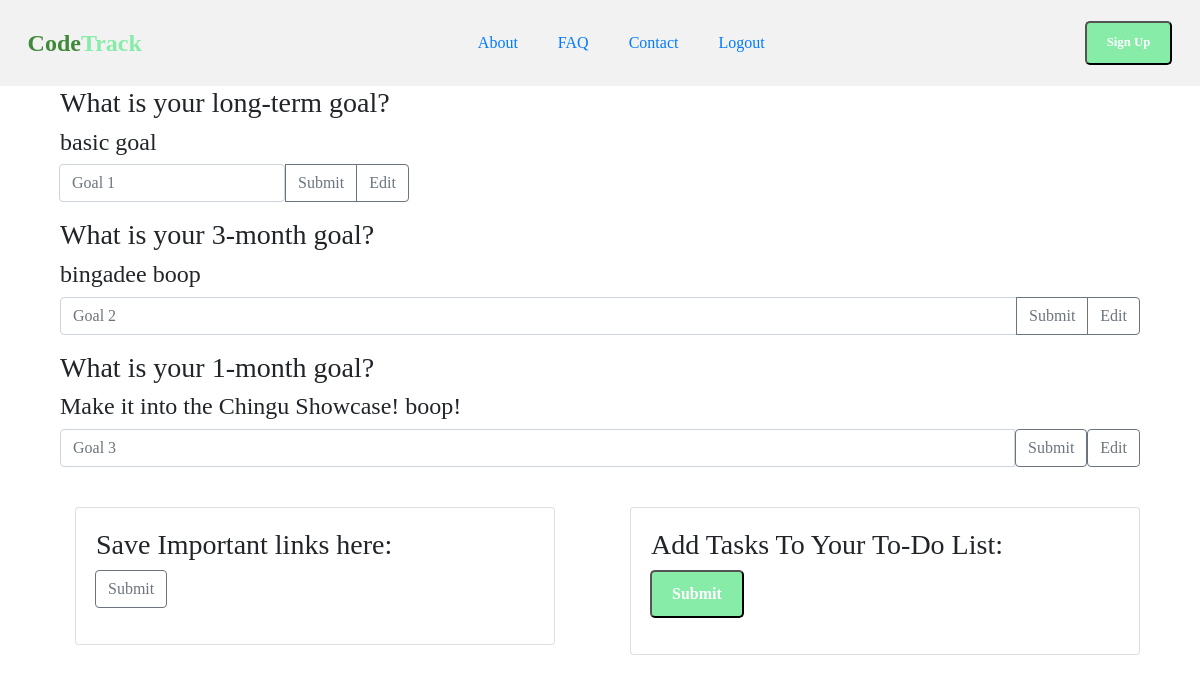
The page /myTrack (signed in) on the database its author committed.
### metrics/models.py (models this page shows)
class GoalOne(models.Model):
    text = models.CharField(max_length=40, default="Goal #1")
    user = models.ForeignKey(MyUser, on_delete = models.CASCADE,  related_name='+')
    def __str__(self):
        return self.text

class GoalTwo(models.Model):
    text = models.CharField(max_length=40, default="Goal #2")
    user = models.ForeignKey(MyUser, on_delete = models.CASCADE,  related_name='+')
    def __str__(self):
        return self.text

class GoalThree(models.Model):
    text = models.CharField(max_length=40, default="Goal #3")
    user = models.ForeignKey(MyUser, on_delete = models.CASCADE,  related_name='+')
    def __str__(self):
        return self.text

### metrics/views.py (the view)
# urls.py: path('myTrack', views.load_myTrack, name='myTrack'),
def load_myTrack(request):
    form1 = GoalONEForm(request.POST)
    form2 = GoalTWOForm(request.POST)
    form3 = GoalTHREEForm(request.POST)
    try:
        user_id = request.user
        longtermgoal = GoalOne.objects.filter(user=user_id).first()
        threemonthgoal=GoalTwo.objects.filter(user=user_id).first()
        shorttermgoal = GoalThree.objects.filter(user=user_id).first()
        if longtermgoal == None:
            longtermgoal = "No long term goal is set."
        if threemonthgoal == None:
            threemonthgoal = "No three month goal is set."
        if shorttermgoal == None:
            shorttermgoal = "No short term goal is set."
        return render(request, 'metrics/mytrack.html', {'form1': form1,'form2': form2, 'form3': form3, 'longtermgoal': longtermgoal, 'threemonthgoal': threemonthgoal, 'shorttermgoal': shorttermgoal})
    except:
        return render(request, 'metrics/mytrack.html', {'form1': form1, 'form2': form2, 'form3': form3})

### metrics/forms.py
class GoalONEForm(forms.Form):
    text = forms.CharField(max_length=40,
    widget=forms.TextInput(
        attrs={
            'id': 'goal_1_input',
            'class':'form-control',
            'placeholder': 'Goal 1',
            'aria-label': ' set a new Goal 1.',
            'aria-describedby': 'add_goal1_btn'
            }))
    class Meta:
        model = GoalOne
        fields =['text', 'user']

class GoalTWOForm(forms.Form):
    text = forms.CharField(max_length=40,
    widget=forms.TextInput(
        attrs={
            'id': 'goal_2_input',
            'class': 'form-control',
            'placeholder': 'Goal 2',
            'aria-label': 'Set a new goal 2. ',
            'aria-describedby': 'button-addon4'
            }))
    class Meta:
        model = GoalTwo
        fields =['text', 'user']

### metrics/templates/metrics/mytrack.html (shortened to what this page needs)
<!DOCTYPE html>
{% load static %}
<html lang="en">
  <head>
    <link
      rel="stylesheet"
      href="https://stackpath.bootstrapcdn.com/bootstrap/4.4.1/css/bootstrap.min.css"
    />
    <link rel=stylesheet href="{% static 'css/style.css' %}" />
  </head>
  <body>
    <nav>
       <a class="navbar-brand logo" href="/"><strong><span class="logo-one">Code</span><span class="logo-two">Track</span></strong></a>
      <div class="menu">
        <div class="menu_items"><a href="/">About</a></div>
        <div class="menu_items"><a href="#">FAQ</a></div>
        <div class="menu_items"><a href="#">Contact</a></div>
        <div class="menu_items"><a href="{% url 'logout' %}">Logout</a></div>
      </div>
      <button class="btn_one">Sign Up</button>
    </nav>
    <main class="container">
      <div class="myTrack">
        <div class="row">
          <div class="col-md">
            <section class="container goals">
                <h3>What is your long-term goal?</h3>
                <div class="form-group">
                     <h4 id='longtermgoal'>
                         {{ longtermgoal }}
                         </h4>
                     <form action="{% url 'add_GoalOne' %}" method="POST" role="form1">
                        <div class="input-group">
                        <div class="input-group-append">
                             {{ form1.text }}
                            <button type="submit" class="btn btn-outline-secondary" id="add_goal1_btn">Submit</button>
                            <button type="button" class="btn btn-outline-secondary" id="goal1_edit">Edit</button>
                        </div>
                        </div>
                     </form>
                    </div>
                <h3>What is your 3-month goal?</h3>
                <div class="form-group">
                    <h4 id="threemonthgoal">
                     {{ threemonthgoal }}
                     </h4>
                    <form action="{% url 'add_GoalTwo' %}" method="POST" role="form2">
                            <div class="input-group">
                                {{ form2.text }}
                              <div class="input-group-append">
                              <button type="submit" class="btn btn-outline-secondary" id="add_goal2_btn">Submit</button>
                              <button type="button" class="btn btn-outline-secondary" id="goal2_edit">Edit</button>
                              </div>
                             </div>
                        </form>
                </div>
                <h3>What is your 1-month goal?</h3>
                <h4 id="shorttermgoal">
                 {{ shorttermgoal }}
                </h4>
                <div class="form-group">
                      <form action="{% url 'add_GoalThree' %}" method="POST" role="form3">
                            <div class="input-group">
                                {{ form3.text }}
                              <button type="submit" class="btn btn-outline-secondary" id="add_goal3_btn">Submit</button>
                              <button type="button" class="btn btn-outline-secondary" id="goal3_edit">Edit</button>
                             </div>
                        </form>
                </div>
            </section>
          </div>
          </div>
          <br />
          <div class="row">
           <div class="col-md">
          <section/section class="col-md">
          <section class="container links">
            <div class="card card-body">
                <h3>Save Important links here:</h3>
                <div class="form-group">
                 <form action="{% url 'add_Bookmark' %}" method="POST" role="form4">
                    <div class="input_form_column">
                     <div class="input-group-append" id="button-addon4">
                     <button  class="btn btn-outline-secondary" id="add-btn">Submit</button>
                     </div>
                    </div>
                 </form>
           </div>
            </div>
          </section>
          </div>
           <div class="col-md">
          <section class="container links">
            <div class="card card-body">
                <h3>Add Tasks To Your To-Do List:</h3>
                <div class="form-group">
                <form action="{% url 'addGoal' %}" method="POST" role="form">
                    <div class="input_form">
                    <div class="input-group-append" id="button-addon4">
                    <button id="add-btn">Submit</button>
                    </div>
                    </div>
                </form>
                </div>
                </div>
            </div>
        </div>
      </div>
    </main>
  </body>
</html>

### static/css/style.css (style rules this page uses)
* { margin: 0; padding: 0; box-sizing: border-box; }
a { text-decoration: none; }
body { font-family: Avenir; font-size: 16px; }
button { background-color: #87ECA8; border-radius: 5px; color: #FFFFFF; font-size: 1em; font-weight: bold; padding: 10px 20px; }
.logo-one { color: #3F8939; font-weight: bold; font-size: 1.2em; }
.logo-two { color: #87ECA8; font-weight: bold; font-size: 1.2em; }
.btn_one { font-size: .8em; }
.menu_items { padding: 0 20px; }
.menu { display: flex; text-align: center; padding: 0 300px; }
nav { background-color: #F3F2F2; display: flex; justify-content: center; align-items: center; padding: 20px 0; }

### rows shown on the page
GoalOne: text "basic goal"
GoalTwo: text "bingadee boop"
GoalThree: text "Make it into the Chingu Showcase! boop!"
